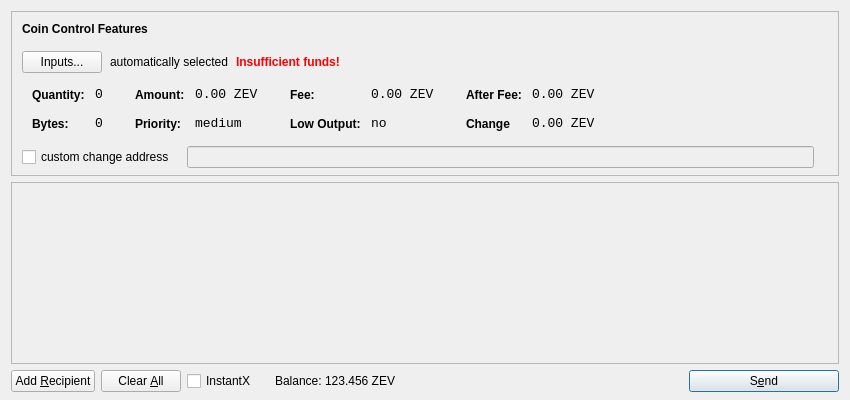
<?xml version="1.0" encoding="UTF-8"?>
<ui version="4.0">
 <class>SendCoinsDialog</class>
 <widget class="QDialog" name="SendCoinsDialog">
  <property name="geometry">
   <rect>
    <x>0</x>
    <y>0</y>
    <width>850</width>
    <height>400</height>
   </rect>
  </property>
  <property name="windowTitle">
   <string>Send Coins</string>
  </property>
  <property name="styleSheet">
   <string notr="true"/>
  </property>
  <layout class="QVBoxLayout" name="verticalLayout" stretch="0,1,0">
   <property name="bottomMargin">
    <number>8</number>
   </property>
   <item>
    <widget class="QFrame" name="frameCoinControl">
     <property name="sizePolicy">
      <sizepolicy hsizetype="Expanding" vsizetype="Expanding">
       <horstretch>0</horstretch>
       <verstretch>0</verstretch>
      </sizepolicy>
     </property>
     <property name="maximumSize">
      <size>
       <width>16777215</width>
       <height>16777215</height>
      </size>
     </property>
     <property name="frameShape">
      <enum>QFrame::StyledPanel</enum>
     </property>
     <property name="frameShadow">
      <enum>QFrame::Sunken</enum>
     </property>
     <layout class="QVBoxLayout" name="verticalLayoutCoinControl2">
      <property name="spacing">
       <number>6</number>
      </property>
      <property name="leftMargin">
       <number>0</number>
      </property>
      <property name="topMargin">
       <number>0</number>
      </property>
      <property name="rightMargin">
       <number>0</number>
      </property>
      <property name="bottomMargin">
       <number>6</number>
      </property>
      <item>
       <layout class="QVBoxLayout" name="verticalLayoutCoinControl" stretch="0,0,0,0,1">
        <property name="spacing">
         <number>0</number>
        </property>
        <property name="leftMargin">
         <number>10</number>
        </property>
        <property name="topMargin">
         <number>10</number>
        </property>
        <item>
         <layout class="QHBoxLayout" name="horizontalLayoutCoinControl1">
          <property name="bottomMargin">
           <number>15</number>
          </property>
          <item>
           <widget class="QLabel" name="labelCoinControlFeatures">
            <property name="sizePolicy">
             <sizepolicy hsizetype="Preferred" vsizetype="Maximum">
              <horstretch>0</horstretch>
              <verstretch>0</verstretch>
             </sizepolicy>
            </property>
            <property name="font">
             <font>
              <weight>75</weight>
              <bold>true</bold>
             </font>
            </property>
            <property name="styleSheet">
             <string notr="true">font-weight:bold;</string>
            </property>
            <property name="text">
             <string>Coin Control Features</string>
            </property>
           </widget>
          </item>
         </layout>
        </item>
        <item>
         <layout class="QHBoxLayout" name="horizontalLayoutCoinControl2" stretch="0,0,0,0">
          <property name="spacing">
           <number>8</number>
          </property>
          <property name="bottomMargin">
           <number>10</number>
          </property>
          <item>
           <widget class="QPushButton" name="pushButtonCoinControl">
            <property name="styleSheet">
             <string notr="true"/>
            </property>
            <property name="text">
             <string>Inputs...</string>
            </property>
           </widget>
          </item>
          <item>
           <widget class="QLabel" name="labelCoinControlAutomaticallySelected">
            <property name="text">
             <string>automatically selected</string>
            </property>
            <property name="margin">
             <number>5</number>
            </property>
           </widget>
          </item>
          <item>
           <widget class="QLabel" name="labelCoinControlInsuffFunds">
            <property name="font">
             <font>
              <weight>75</weight>
              <bold>true</bold>
             </font>
            </property>
            <property name="styleSheet">
             <string notr="true">color:red;font-weight:bold;</string>
            </property>
            <property name="text">
             <string>Insufficient funds!</string>
            </property>
            <property name="margin">
             <number>5</number>
            </property>
           </widget>
          </item>
          <item>
           <spacer name="horizontalSpacerCoinControl">
            <property name="orientation">
             <enum>Qt::Horizontal</enum>
            </property>
            <property name="sizeHint" stdset="0">
             <size>
              <width>40</width>
              <height>1</height>
             </size>
            </property>
           </spacer>
          </item>
         </layout>
        </item>
        <item>
         <widget class="QWidget" name="widgetCoinControl" native="true">
          <property name="sizePolicy">
           <sizepolicy hsizetype="Preferred" vsizetype="Preferred">
            <horstretch>0</horstretch>
            <verstretch>0</verstretch>
           </sizepolicy>
          </property>
          <property name="minimumSize">
           <size>
            <width>0</width>
            <height>0</height>
           </size>
          </property>
          <property name="styleSheet">
           <string notr="true"/>
          </property>
          <layout class="QHBoxLayout" name="horizontalLayoutCoinControl5">
           <property name="leftMargin">
            <number>0</number>
           </property>
           <property name="topMargin">
            <number>0</number>
           </property>
           <property name="rightMargin">
            <number>0</number>
           </property>
           <property name="bottomMargin">
            <number>0</number>
           </property>
           <item>
            <layout class="QHBoxLayout" name="horizontalLayoutCoinControl3" stretch="0,0,0,1">
             <property name="spacing">
              <number>20</number>
             </property>
             <property name="topMargin">
              <number>0</number>
             </property>
             <property name="bottomMargin">
              <number>10</number>
             </property>
             <item>
              <layout class="QFormLayout" name="formLayoutCoinControl1">
               <property name="horizontalSpacing">
                <number>10</number>
               </property>
               <property name="verticalSpacing">
                <number>14</number>
               </property>
               <property name="leftMargin">
                <number>10</number>
               </property>
               <property name="topMargin">
                <number>4</number>
               </property>
               <property name="rightMargin">
                <number>6</number>
               </property>
               <item row="0" column="0">
                <widget class="QLabel" name="labelCoinControlQuantityText">
                 <property name="styleSheet">
                  <string notr="true">font-weight:bold;</string>
                 </property>
                 <property name="text">
                  <string>Quantity:</string>
                 </property>
                 <property name="margin">
                  <number>0</number>
                 </property>
                </widget>
               </item>
               <item row="0" column="1">
                <widget class="QLabel" name="labelCoinControlQuantity">
                 <property name="font">
                  <font>
                   <family>Monospace</family>
                   <pointsize>10</pointsize>
                  </font>
                 </property>
                 <property name="cursor">
                  <cursorShape>IBeamCursor</cursorShape>
                 </property>
                 <property name="contextMenuPolicy">
                  <enum>Qt::ActionsContextMenu</enum>
                 </property>
                 <property name="text">
                  <string>0</string>
                 </property>
                 <property name="margin">
                  <number>0</number>
                 </property>
                 <property name="textInteractionFlags">
                  <set>Qt::LinksAccessibleByMouse|Qt::TextSelectableByKeyboard|Qt::TextSelectableByMouse</set>
                 </property>
                </widget>
               </item>
               <item row="1" column="0">
                <widget class="QLabel" name="labelCoinControlBytesText">
                 <property name="styleSheet">
                  <string notr="true">font-weight:bold;</string>
                 </property>
                 <property name="text">
                  <string>Bytes:</string>
                 </property>
                </widget>
               </item>
               <item row="1" column="1">
                <widget class="QLabel" name="labelCoinControlBytes">
                 <property name="font">
                  <font>
                   <family>Monospace</family>
                   <pointsize>10</pointsize>
                  </font>
                 </property>
                 <property name="cursor">
                  <cursorShape>IBeamCursor</cursorShape>
                 </property>
                 <property name="contextMenuPolicy">
                  <enum>Qt::ActionsContextMenu</enum>
                 </property>
                 <property name="text">
                  <string>0</string>
                 </property>
                 <property name="textInteractionFlags">
                  <set>Qt::LinksAccessibleByMouse|Qt::TextSelectableByKeyboard|Qt::TextSelectableByMouse</set>
                 </property>
                </widget>
               </item>
              </layout>
             </item>
             <item>
              <layout class="QFormLayout" name="formLayoutCoinControl2">
               <property name="horizontalSpacing">
                <number>10</number>
               </property>
               <property name="verticalSpacing">
                <number>14</number>
               </property>
               <property name="leftMargin">
                <number>6</number>
               </property>
               <property name="topMargin">
                <number>4</number>
               </property>
               <property name="rightMargin">
                <number>6</number>
               </property>
               <item row="0" column="0">
                <widget class="QLabel" name="labelCoinControlAmountText">
                 <property name="styleSheet">
                  <string notr="true">font-weight:bold;</string>
                 </property>
                 <property name="text">
                  <string>Amount:</string>
                 </property>
                 <property name="margin">
                  <number>0</number>
                 </property>
                </widget>
               </item>
               <item row="0" column="1">
                <widget class="QLabel" name="labelCoinControlAmount">
                 <property name="font">
                  <font>
                   <family>Monospace</family>
                   <pointsize>10</pointsize>
                  </font>
                 </property>
                 <property name="cursor">
                  <cursorShape>IBeamCursor</cursorShape>
                 </property>
                 <property name="contextMenuPolicy">
                  <enum>Qt::ActionsContextMenu</enum>
                 </property>
                 <property name="text">
                  <string>0.00 ZEV</string>
                 </property>
                 <property name="textInteractionFlags">
                  <set>Qt::LinksAccessibleByMouse|Qt::TextSelectableByKeyboard|Qt::TextSelectableByMouse</set>
                 </property>
                </widget>
               </item>
               <item row="1" column="0">
                <widget class="QLabel" name="labelCoinControlPriorityText">
                 <property name="styleSheet">
                  <string notr="true">font-weight:bold;</string>
                 </property>
                 <property name="text">
                  <string>Priority:</string>
                 </property>
                </widget>
               </item>
               <item row="1" column="1">
                <widget class="QLabel" name="labelCoinControlPriority">
                 <property name="font">
                  <font>
                   <family>Monospace</family>
                   <pointsize>10</pointsize>
                  </font>
                 </property>
                 <property name="cursor">
                  <cursorShape>IBeamCursor</cursorShape>
                 </property>
                 <property name="contextMenuPolicy">
                  <enum>Qt::ActionsContextMenu</enum>
                 </property>
                 <property name="text">
                  <string>medium</string>
                 </property>
                 <property name="textInteractionFlags">
                  <set>Qt::LinksAccessibleByMouse|Qt::TextSelectableByKeyboard|Qt::TextSelectableByMouse</set>
                 </property>
                </widget>
               </item>
              </layout>
             </item>
             <item>
              <layout class="QFormLayout" name="formLayoutCoinControl3">
               <property name="horizontalSpacing">
                <number>10</number>
               </property>
               <property name="verticalSpacing">
                <number>14</number>
               </property>
               <property name="leftMargin">
                <number>6</number>
               </property>
               <property name="topMargin">
                <number>4</number>
               </property>
               <property name="rightMargin">
                <number>6</number>
               </property>
               <item row="0" column="0">
                <widget class="QLabel" name="labelCoinControlFeeText">
                 <property name="styleSheet">
                  <string notr="true">font-weight:bold;</string>
                 </property>
                 <property name="text">
                  <string>Fee:</string>
                 </property>
                 <property name="margin">
                  <number>0</number>
                 </property>
                </widget>
               </item>
               <item row="0" column="1">
                <widget class="QLabel" name="labelCoinControlFee">
                 <property name="font">
                  <font>
                   <family>Monospace</family>
                   <pointsize>10</pointsize>
                  </font>
                 </property>
                 <property name="cursor">
                  <cursorShape>IBeamCursor</cursorShape>
                 </property>
                 <property name="contextMenuPolicy">
                  <enum>Qt::ActionsContextMenu</enum>
                 </property>
                 <property name="text">
                  <string>0.00 ZEV</string>
                 </property>
                 <property name="textInteractionFlags">
                  <set>Qt::LinksAccessibleByMouse|Qt::TextSelectableByKeyboard|Qt::TextSelectableByMouse</set>
                 </property>
                </widget>
               </item>
               <item row="1" column="0">
                <widget class="QLabel" name="labelCoinControlLowOutputText">
                 <property name="styleSheet">
                  <string notr="true">font-weight:bold;</string>
                 </property>
                 <property name="text">
                  <string>Low Output:</string>
                 </property>
                </widget>
               </item>
               <item row="1" column="1">
                <widget class="QLabel" name="labelCoinControlLowOutput">
                 <property name="font">
                  <font>
                   <family>Monospace</family>
                   <pointsize>10</pointsize>
                  </font>
                 </property>
                 <property name="cursor">
                  <cursorShape>IBeamCursor</cursorShape>
                 </property>
                 <property name="contextMenuPolicy">
                  <enum>Qt::ActionsContextMenu</enum>
                 </property>
                 <property name="text">
                  <string>no</string>
                 </property>
                 <property name="textInteractionFlags">
                  <set>Qt::LinksAccessibleByMouse|Qt::TextSelectableByKeyboard|Qt::TextSelectableByMouse</set>
                 </property>
                </widget>
               </item>
              </layout>
             </item>
             <item>
              <layout class="QFormLayout" name="formLayoutCoinControl4">
               <property name="horizontalSpacing">
                <number>10</number>
               </property>
               <property name="verticalSpacing">
                <number>14</number>
               </property>
               <property name="leftMargin">
                <number>6</number>
               </property>
               <property name="topMargin">
                <number>4</number>
               </property>
               <property name="rightMargin">
                <number>6</number>
               </property>
               <item row="0" column="0">
                <widget class="QLabel" name="labelCoinControlAfterFeeText">
                 <property name="styleSheet">
                  <string notr="true">font-weight:bold;</string>
                 </property>
                 <property name="text">
                  <string>After Fee:</string>
                 </property>
                 <property name="margin">
                  <number>0</number>
                 </property>
                </widget>
               </item>
               <item row="0" column="1">
                <widget class="QLabel" name="labelCoinControlAfterFee">
                 <property name="font">
                  <font>
                   <family>Monospace</family>
                   <pointsize>10</pointsize>
                  </font>
                 </property>
                 <property name="cursor">
                  <cursorShape>IBeamCursor</cursorShape>
                 </property>
                 <property name="contextMenuPolicy">
                  <enum>Qt::ActionsContextMenu</enum>
                 </property>
                 <property name="text">
                  <string>0.00 ZEV</string>
                 </property>
                 <property name="textInteractionFlags">
                  <set>Qt::LinksAccessibleByMouse|Qt::TextSelectableByKeyboard|Qt::TextSelectableByMouse</set>
                 </property>
                </widget>
               </item>
               <item row="1" column="0">
                <widget class="QLabel" name="labelCoinControlChangeText">
                 <property name="styleSheet">
                  <string notr="true">font-weight:bold;</string>
                 </property>
                 <property name="text">
                  <string>Change</string>
                 </property>
                </widget>
               </item>
               <item row="1" column="1">
                <widget class="QLabel" name="labelCoinControlChange">
                 <property name="font">
                  <font>
                   <family>Monospace</family>
                   <pointsize>10</pointsize>
                  </font>
                 </property>
                 <property name="cursor">
                  <cursorShape>IBeamCursor</cursorShape>
                 </property>
                 <property name="contextMenuPolicy">
                  <enum>Qt::ActionsContextMenu</enum>
                 </property>
                 <property name="text">
                  <string>0.00 ZEV</string>
                 </property>
                 <property name="textInteractionFlags">
                  <set>Qt::LinksAccessibleByMouse|Qt::TextSelectableByKeyboard|Qt::TextSelectableByMouse</set>
                 </property>
                </widget>
               </item>
              </layout>
             </item>
            </layout>
           </item>
          </layout>
         </widget>
        </item>
        <item>
         <layout class="QHBoxLayout" name="horizontalLayoutCoinControl4" stretch="0,0,0">
          <property name="spacing">
           <number>12</number>
          </property>
          <property name="sizeConstraint">
           <enum>QLayout::SetDefaultConstraint</enum>
          </property>
          <property name="topMargin">
           <number>5</number>
          </property>
          <property name="rightMargin">
           <number>5</number>
          </property>
          <item>
           <widget class="QCheckBox" name="checkBoxCoinControlChange">
            <property name="text">
             <string>custom change address</string>
            </property>
           </widget>
          </item>
          <item>
           <widget class="QLineEdit" name="lineEditCoinControlChange">
            <property name="enabled">
             <bool>false</bool>
            </property>
            <property name="sizePolicy">
             <sizepolicy hsizetype="Expanding" vsizetype="Fixed">
              <horstretch>0</horstretch>
              <verstretch>0</verstretch>
             </sizepolicy>
            </property>
           </widget>
          </item>
          <item>
           <widget class="QLabel" name="labelCoinControlChangeLabel">
            <property name="sizePolicy">
             <sizepolicy hsizetype="Preferred" vsizetype="Expanding">
              <horstretch>0</horstretch>
              <verstretch>0</verstretch>
             </sizepolicy>
            </property>
            <property name="minimumSize">
             <size>
              <width>0</width>
              <height>0</height>
             </size>
            </property>
            <property name="text">
             <string/>
            </property>
            <property name="margin">
             <number>3</number>
            </property>
           </widget>
          </item>
         </layout>
        </item>
        <item>
         <spacer name="verticalSpacerCoinControl">
          <property name="orientation">
           <enum>Qt::Vertical</enum>
          </property>
          <property name="sizeHint" stdset="0">
           <size>
            <width>800</width>
            <height>1</height>
           </size>
          </property>
         </spacer>
        </item>
       </layout>
      </item>
     </layout>
    </widget>
   </item>
   <item>
    <widget class="QScrollArea" name="scrollArea">
     <property name="widgetResizable">
      <bool>true</bool>
     </property>
     <widget class="QWidget" name="scrollAreaWidgetContents">
      <property name="geometry">
       <rect>
        <x>0</x>
        <y>0</y>
        <width>830</width>
        <height>170</height>
       </rect>
      </property>
      <layout class="QVBoxLayout" name="verticalLayout_2">
       <property name="leftMargin">
        <number>0</number>
       </property>
       <property name="topMargin">
        <number>0</number>
       </property>
       <property name="rightMargin">
        <number>0</number>
       </property>
       <property name="bottomMargin">
        <number>0</number>
       </property>
       <item>
        <layout class="QVBoxLayout" name="entries">
         <property name="spacing">
          <number>6</number>
         </property>
        </layout>
       </item>
       <item>
        <spacer name="verticalSpacer">
         <property name="orientation">
          <enum>Qt::Vertical</enum>
         </property>
         <property name="sizeHint" stdset="0">
          <size>
           <width>20</width>
           <height>40</height>
          </size>
         </property>
        </spacer>
       </item>
      </layout>
     </widget>
    </widget>
   </item>
   <item>
    <layout class="QHBoxLayout" name="horizontalLayout">
     <item>
      <widget class="QPushButton" name="addButton">
       <property name="toolTip">
        <string>Send to multiple recipients at once</string>
       </property>
       <property name="text">
        <string>Add &amp;Recipient</string>
       </property>
       <property name="autoDefault">
        <bool>false</bool>
       </property>
      </widget>
     </item>
     <item>
      <widget class="QPushButton" name="clearButton">
       <property name="sizePolicy">
        <sizepolicy hsizetype="Minimum" vsizetype="Fixed">
         <horstretch>0</horstretch>
         <verstretch>0</verstretch>
        </sizepolicy>
       </property>
       <property name="toolTip">
        <string>Remove all transaction fields</string>
       </property>
       <property name="text">
        <string>Clear &amp;All</string>
       </property>
       <property name="autoRepeatDelay">
        <number>300</number>
       </property>
       <property name="autoDefault">
        <bool>false</bool>
       </property>
      </widget>
     </item>
     <item>
      <layout class="QHBoxLayout" name="horizontalLayout_2">
       <property name="spacing">
        <number>3</number>
       </property>
       <item>
        <widget class="QCheckBox" name="checkInstantX">
         <property name="enabled">
          <bool>true</bool>
         </property>
         <property name="minimumSize">
          <size>
           <width>85</width>
           <height>0</height>
          </size>
         </property>
         <property name="text">
          <string>InstantX</string>
         </property>
        </widget>
       </item>
       <item>
        <widget class="QLabel" name="label">
         <property name="sizePolicy">
          <sizepolicy hsizetype="Preferred" vsizetype="Fixed">
           <horstretch>0</horstretch>
           <verstretch>0</verstretch>
          </sizepolicy>
         </property>
         <property name="text">
          <string>Balance:</string>
         </property>
        </widget>
       </item>
       <item>
        <widget class="QLabel" name="labelBalance">
         <property name="sizePolicy">
          <sizepolicy hsizetype="Preferred" vsizetype="Fixed">
           <horstretch>0</horstretch>
           <verstretch>0</verstretch>
          </sizepolicy>
         </property>
         <property name="cursor">
          <cursorShape>IBeamCursor</cursorShape>
         </property>
         <property name="text">
          <string>123.456 ZEV</string>
         </property>
         <property name="textInteractionFlags">
          <set>Qt::LinksAccessibleByMouse|Qt::TextSelectableByKeyboard|Qt::TextSelectableByMouse</set>
         </property>
        </widget>
       </item>
      </layout>
     </item>
     <item>
      <spacer name="horizontalSpacer">
       <property name="orientation">
        <enum>Qt::Horizontal</enum>
       </property>
       <property name="sizeHint" stdset="0">
        <size>
         <width>40</width>
         <height>20</height>
        </size>
       </property>
      </spacer>
     </item>
     <item>
      <widget class="QPushButton" name="sendButton">
       <property name="minimumSize">
        <size>
         <width>150</width>
         <height>0</height>
        </size>
       </property>
       <property name="toolTip">
        <string>Confirm the send action</string>
       </property>
       <property name="text">
        <string>S&amp;end</string>
       </property>
       <property name="icon">
        <iconset resource="../bitcoin.qrc">
         <normaloff>:/icons/send</normaloff>:/icons/send</iconset>
       </property>
       <property name="default">
        <bool>true</bool>
       </property>
      </widget>
     </item>
    </layout>
   </item>
  </layout>
 </widget>
 <resources>
  <include location="../bitcoin.qrc"/>
 </resources>
 <connections/>
</ui>
